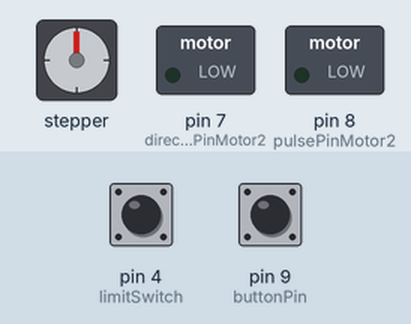
Recording of a sketch running on a simulated Arduino Uno, built with avr-gcc and run on an emulated ATmega328P. Shown: stepper motor, switched loads named in the sketch (green lamp = pin HIGH). Wiring (inferred from the names in the program): stepper motor driver (200 steps per turn assumed): step pin 3; direction pin 2. Inputs (shaded band) come from the test bench; at power-on: pin 9 (buttonPin) HIGH, pin 4 (limitSwitch) HIGH. Pins used as bus, display or sensor lines are not drawn; what the sketch prints to the serial monitor is not drawn.

Above: at 1.2 s.
1.3 s: pin 9 (buttonPin) pulled LOW for 0.15 s
At 2.4 s:
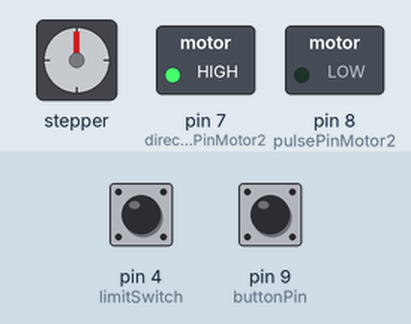
2.9 s: pin 4 (limitSwitch) pulled LOW for 3.2 s
At 7.2 s:
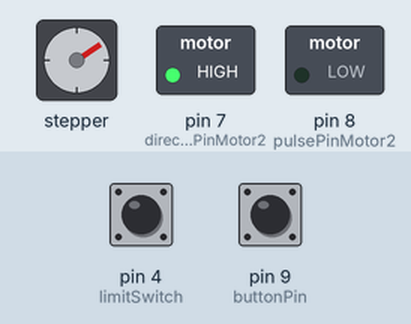
7.6 s: pin 4 (limitSwitch) pulled LOW for 1 s
At 8.8 s:
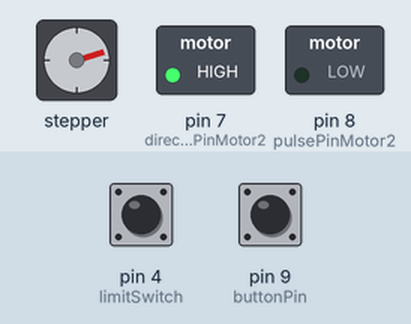
10.6 s: pin 9 (buttonPin) pulled LOW for 1 s
At 12.8 s:
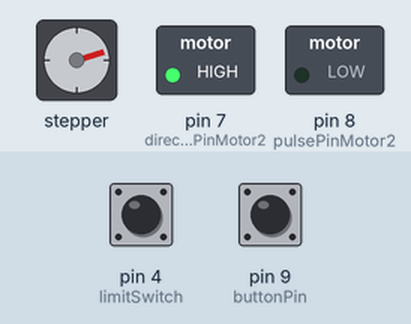
13.6 s: pin 4 (limitSwitch) pulled LOW for 1 s
At 14.9 s:
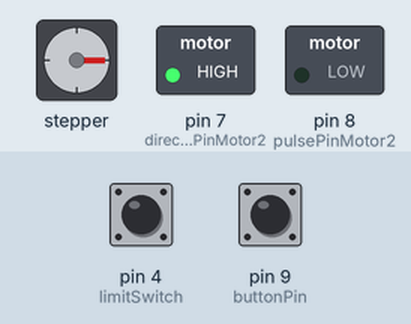
16.6 s: pin 9 (buttonPin) pulled LOW for 0.15 s
At 18.0 s:
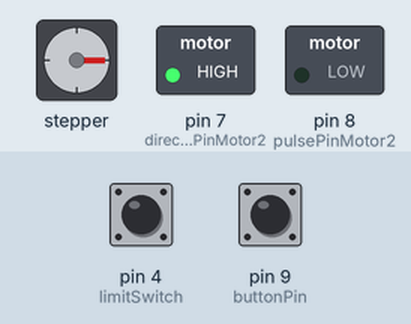
Timing chart, 0 to 19.3 s (numbered marks = the images above; inputs shaded):
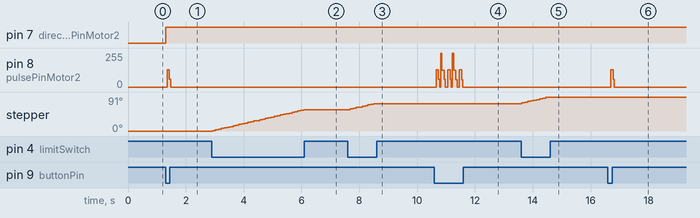

The sketch:

RDAS_Sketch_V1.12Alt.ino
```cpp
// definitions for injector motor
#define directionPin 2
#define pulsePin 3
#define limitSwitch 4
#define loadSwitch 5
#define dumpSwitch 6

// definitions for syringe rotation motor
#define directionPinMotor2 7 // Define direction pin for motor 2
#define pulsePinMotor2 8     // Define pulse pin for motor 2
#define buttonPin 9

// initialize variables for injector system
int x = 0;
int load = 0;
int release = 300;
int loadtime = 1;
bool limitSwitchPresses = false;

// initialize variables for rotation system
int stepsFor60Degrees = 100; // Set based on your motor's specifications
bool rotationButtonPressed = false;


void setML(int mL) {
  if (mL == 10) {
    load = 700;  // Set load to 700
  } else if (mL == 20) {
    load = 1300; // Set load to 1300
  } else if (mL == 30) {
    load = 2300; // Set load to 2300
  } else {
    load = 4300; // Default value
  }
}

void setup() {
  Serial.begin(9600); // Initialize serial communication

  // Configure pin modes for injector
  pinMode(limitSwitch, INPUT_PULLUP);
  pinMode(pulsePin, OUTPUT);
  pinMode(directionPin, OUTPUT);
  pinMode(loadSwitch, INPUT_PULLUP);
  pinMode(dumpSwitch, INPUT_PULLUP);

  // configure pin modes for syringe rotator
  pinMode(directionPinMotor2, OUTPUT);
  pinMode(pulsePinMotor2, OUTPUT);
  pinMode(buttonPin, INPUT_PULLUP); // Assuming a pull-up resistor

  // Set the load variable
  setML(10);

  Serial.println("Setup complete. Ready to operate.");
}

void loop() {

  // If the limit switch is not pressed, keep moving the motor
  if (digitalRead(limitSwitch) == LOW) {
    digitalWrite(directionPin, HIGH); // Set the direction
    digitalWrite(pulsePin, HIGH); // Send a pulse to the motor
    delay(loadtime);
    digitalWrite(pulsePin, LOW); // Stop the pulse
    delay(loadtime);
    x++; // Increment position variable
  } else {
    // Optionally, stop the motor or set direction to LOW
    digitalWrite(directionPin, LOW); // Change direction if needed
    Serial.println("Limit switch pressed. Motor stopped.");
  }


  // Check if the button is pressed
  if (digitalRead(buttonPin) == LOW) {
    rotationButtonPressed = true; // Button press detected
  }

  // If the button was pressed, rotate the motor
  if (rotationButtonPressed) {
    rotationButtonPressed = false; // Reset button state after detecting

    // Rotate motor by 60 degrees
    digitalWrite(directionPinMotor2, HIGH); // Set direction
    for (int i = 0; i < stepsFor60Degrees; i++) {
      digitalWrite(pulsePinMotor2, HIGH);
      delayMicroseconds(500); // Adjust pulse speed as necessary
      digitalWrite(pulsePinMotor2, LOW);
      delayMicroseconds(500);
    }

    Serial.println("Motor rotated 60 degrees.");
  }

  // Add a small delay to avoid overwhelming the serial output
  delay(100); // Adjust as necessary
}
```

Measured:
- after the input at 1.3 s, pin 7 (directionPinMotor2): LOW → HIGH at once; pin 8 (pulsePinMotor2): 0/255 → 129/255 after 0.05 s, → 0/255 0.08 s later
- after the input at 2.9 s, stepper: turns 57° clockwise in 3.2 s, starting at once
- after the input at 7.6 s, stepper: turns 16° clockwise in 0.82 s, starting after 0.09 s
- after the input at 13.6 s, stepper: turns 18° clockwise in 0.92 s, starting at once
- after the input at 16.6 s, pin 8 (pulsePinMotor2): 0/255 → 129/255 after 0.10 s, → 0/255 0.08 s later
